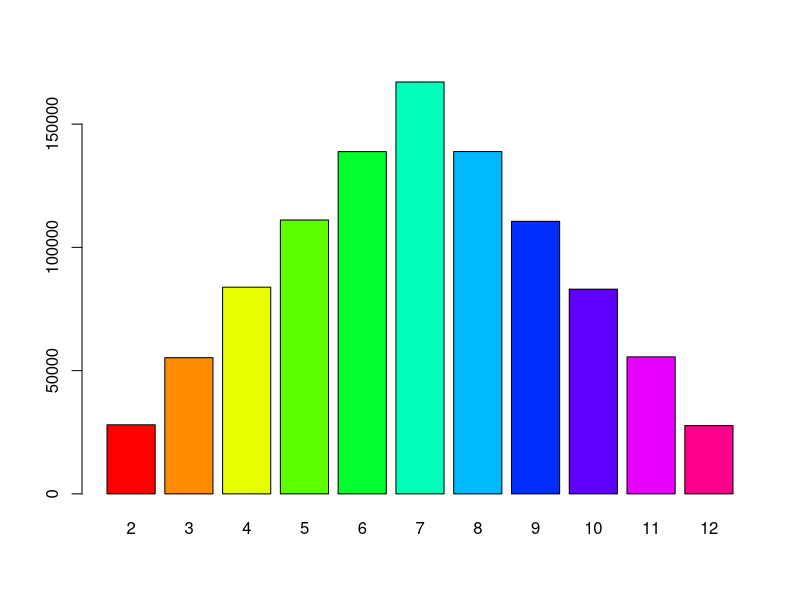

The R script that drew this image:

n=120


mu<-sample(1:n,n,replace = F)
mu
  a=ifelse(mu%%3==0 | mu%%5==0,1,0)
sum(a)/n
  
sample(2:7,2,replace = TRUE)


# LANZAMIENTO DE DOS DADOS y encontrar la suma de sus valores
dado=1:6
b = replicate(1e6, sum(sample(dado,2,replace = TRUE)))
barplot(table(b), col = rainbow(11))

